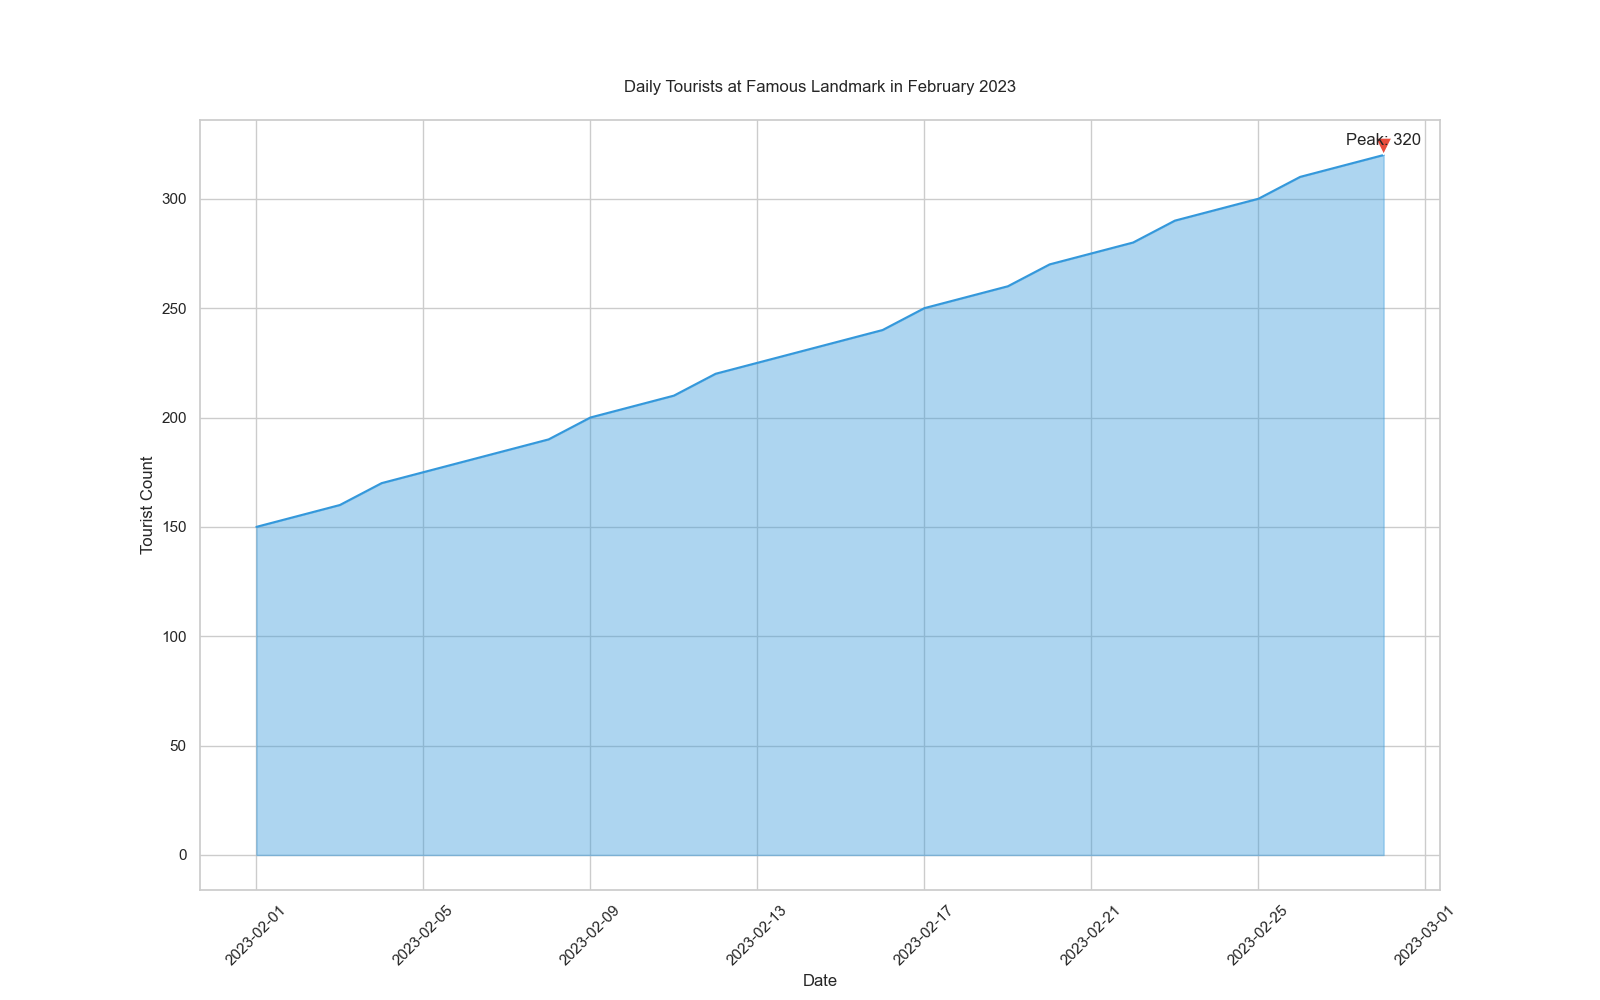

This chart was generated by the following Python code:

import pandas as pd
import matplotlib.pyplot as plt

data = {
    'Date': pd.date_range(start='2023-02-01', end='2023-02-28'),
    'Visitor_Count': [
        150, 155, 160, 170, 175, 180, 185, 190, 200, 205,
        210, 220, 225, 230, 235, 240, 250, 255, 260, 270,
        275, 280, 290, 295, 300, 310, 315, 320
    ]
}
df = pd.DataFrame(data)

plt.figure(figsize=(16, 10))

plt.plot(df['Date'], df['Visitor_Count'], color="#3498db")
plt.fill_between(df['Date'], df['Visitor_Count'], color="#3498db", alpha=0.4)

max_visitor_count = df['Visitor_Count'].max()
max_date = df.loc[df['Visitor_Count'].idxmax(), 'Date']
plt.annotate(f'Peak: {max_visitor_count}', xy=(max_date, max_visitor_count),
             xytext=(max_date, max_visitor_count + 10), textcoords='data',
             arrowprops=dict(facecolor='#e74c3c', shrink=0.05),
             horizontalalignment='center', verticalalignment='top')

plt.title('Daily Tourists at Famous Landmark in February 2023', pad=20)
plt.xlabel('Date')
plt.ylabel('Tourist Count')
plt.xticks(rotation=45)
plt.grid(True)
plt.show()
